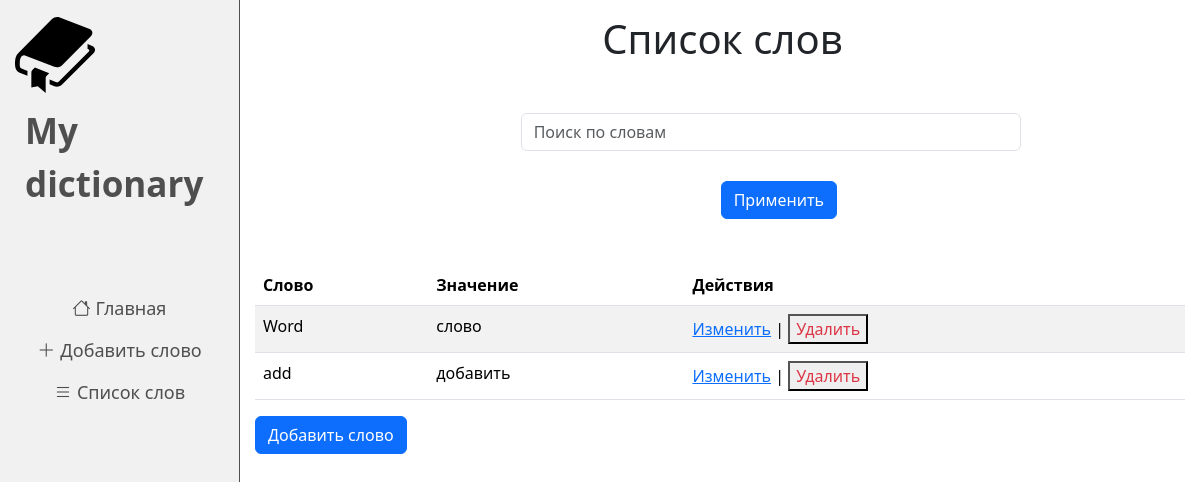
Before: /words_list/ with the older database file.
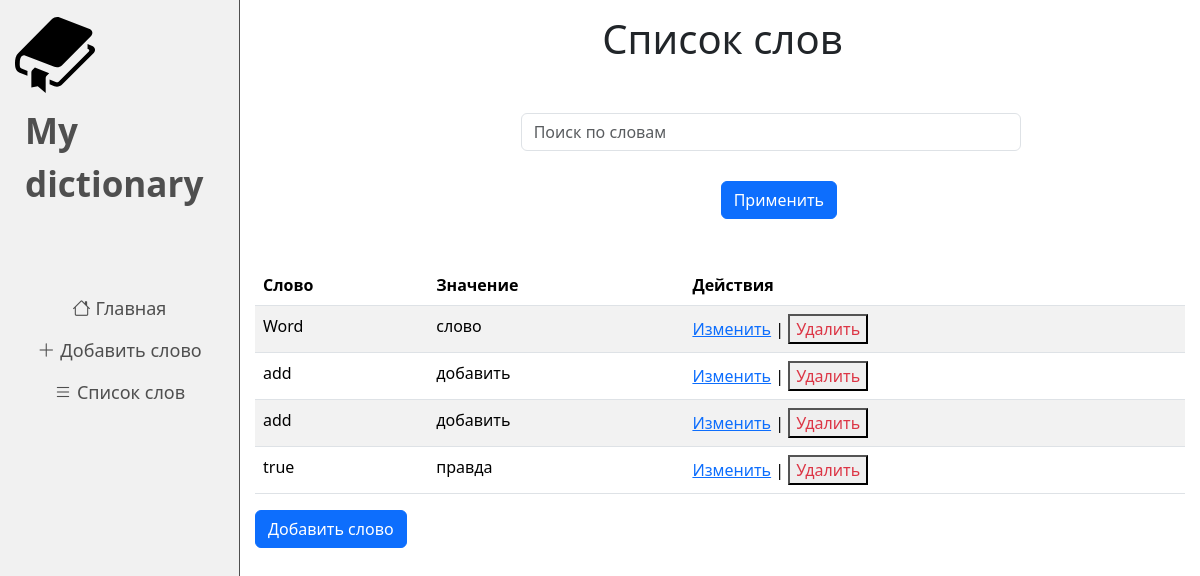
After: the same page with the newer database file.
### main/models.py (models this page shows, shortened)
class Word(models.Model):
    word = models.CharField(max_length=50, blank=False, unique=True)
    meaning = models.TextField(max_length=50, blank=False, unique=True)
    class Meta:
        verbose_name = 'Слово'
        verbose_name_plural = 'Слова'

### main/views.py (the view)
# urls.py: path('words_list/', views.wordslist, name='wordslist'),
def wordslist(request):
    search_query = request.GET.get('search', '')  # Получаем строку поиска
    sort_order = request.GET.get('sort', 'asc')  # Получаем порядок сортировки
    words = Word.objects.all()
    if search_query:
        words = words.filter(Q(word__icontains=search_query) | Q(meaning__icontains=search_query))
    if sort_order == 'desc':
        words = words.order_by('-word')  # Сортировка по убыванию
    else:
        words = words.order_by('word')  # Сортировка по возрастанию
    return render(request, 'main/wordslist.html', {'words': words, 'search_query': search_query, 'sort_order': sort_order})

### main/templates/main/wordslist.html (shortened to what this page needs)
{% extends 'main/layout.html' %}
{% block content %}
<div class="container">
    <div class="row">
        <div class="col-md-12">
            <h1 style="margin-left: 37%">Список слов</h1>
            <form method="GET" class="form-inline mb-3">
                <input type="text" name="search" value="{{ search_query }}" class="form-control" placeholder="Поиск по словам">
                <button type="submit" class="btn btn-primary" style="margin: 30px; margin-left: 200px;">Применить</button>
            </form>
        </div>
    </div>
</div>
{% if words %}
    <table class="table table-striped table-hover">
        <thead>
            <tr>
                <th scope="col">Слово</th>
                <th scope="col">Значение</th>
                <th scope="col">Действия</th>
            </tr>
        </thead>
        <tbody>
            {% for word in words %}
                <tr>
                    <td>{{ word.word }}</td>
                    <td>{{ word.meaning }}</td>
                    <td>
                        <a href="{% url 'editword' word.id %}">Изменить</a> |
                        <button class="text-danger" data-id="{{ word.id }}" data-word="{{ word.word }}" onclick="openDialog(this)">Удалить</button>
                    </td>
                </tr>
            {% endfor %}
        </tbody>
    </table>
{% else %}
    <p>Список слов пуст</p>
{% endif %}
<a href="{% url 'addnewword' %}"><button class="btn btn-primary">Добавить слово</button></a>
{% endblock content %}

Changed rows visible on the page:
added Word: word "add", meaning "добавить"
added Word: word "true", meaning "правда"
